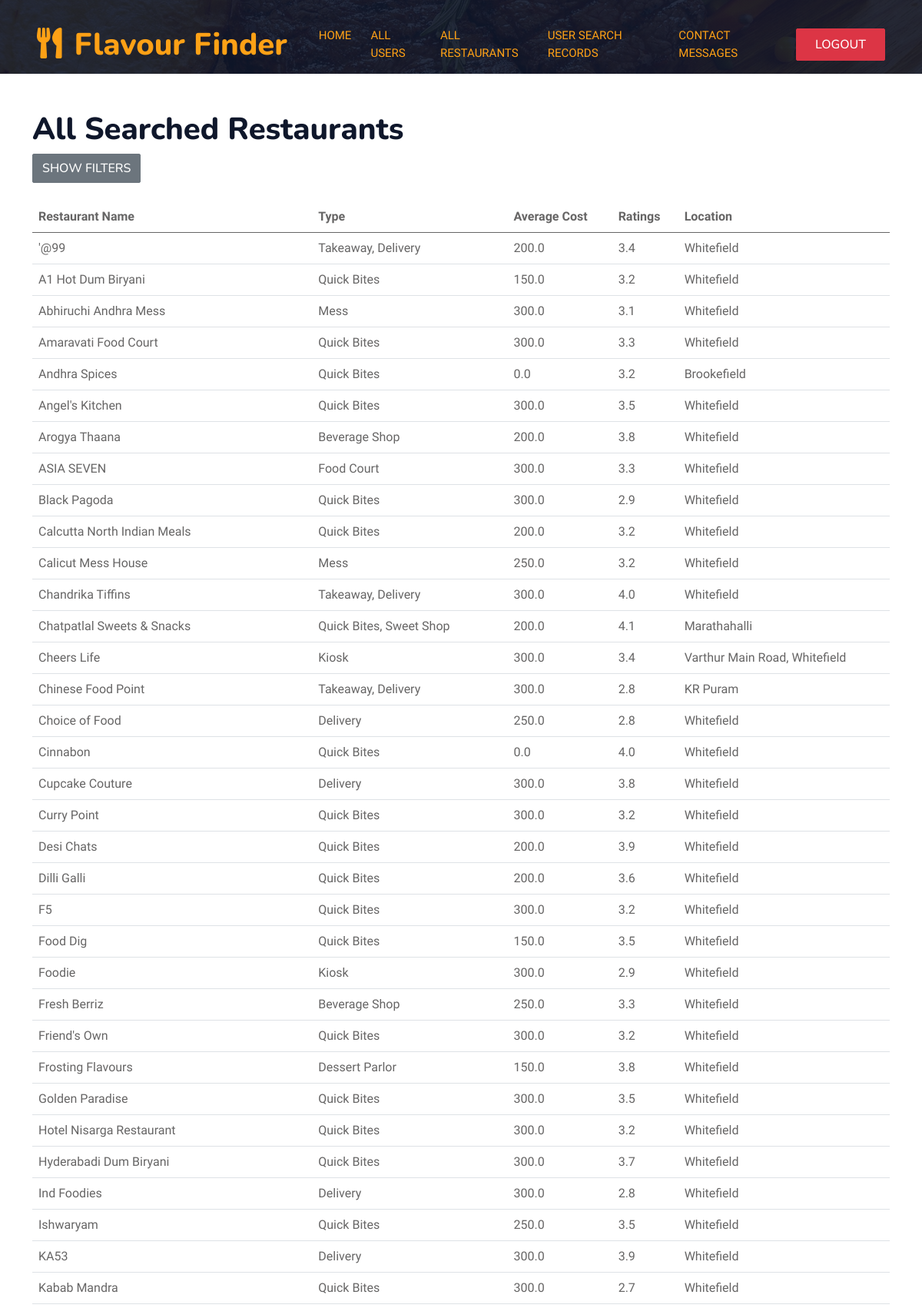
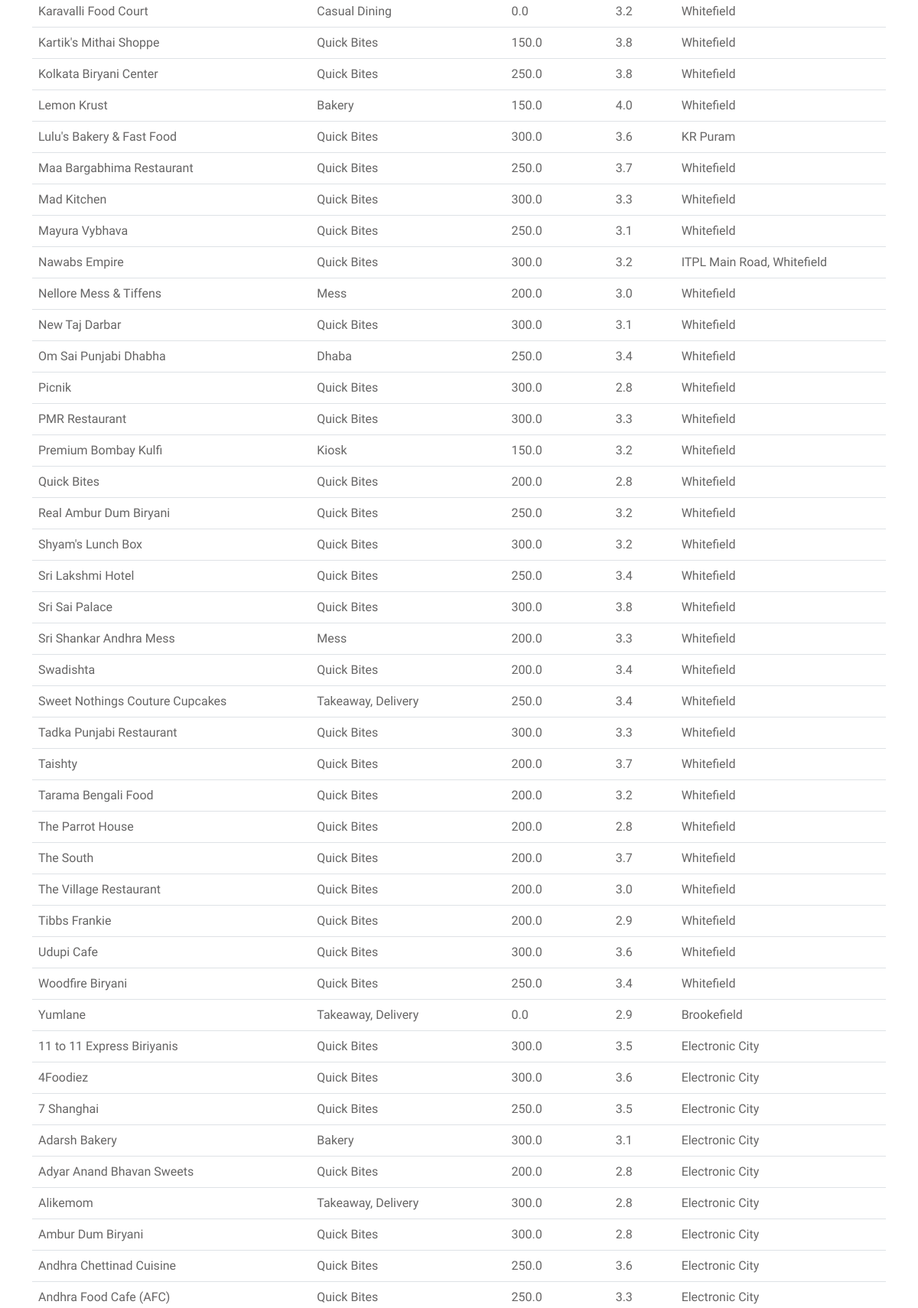
The page /all_searched_restaurants/ (signed in, upper part) on the database its author committed (2 pictures, top to bottom).
### restaurant_app/models.py (models this page shows, shortened)
class UserHistory(models.Model):
    user = models.ForeignKey(User, on_delete=models.CASCADE, related_name='history')
    restaurant_name = models.CharField(max_length=150)
    restaurant_type = models.CharField(max_length=100)
    rate = models.FloatField()
    num_of_ratings = models.IntegerField()
    avg_cost = models.FloatField()
    online_order = models.CharField(max_length=10)
    table_booking = models.CharField(max_length=10)
    cuisines_type = models.CharField(max_length=200)
    area = models.CharField(max_length=100)
    local_address = models.CharField(max_length=200)
    interaction_time = models.DateTimeField(auto_now_add=True)
    interaction_datetime = models.DateTimeField(null=True, blank=True)

### restaurant_app/views.py (the view)
# urls.py: path('all_searched_restaurants/', all_searched_restaurants, name='all_searched_restaurants'),
@login_required
def all_searched_restaurants(request):
    searched_restaurants = UserHistory.objects.values('restaurant_name', 'restaurant_type', 'avg_cost', 'rate','local_address').distinct()
    price_filter = request.GET.get('price_range')
    rating_filter = request.GET.get('rating')
    type_filter = request.GET.get('restaurant_type')
    if price_filter:
        searched_restaurants = searched_restaurants.filter(avg_cost__lte=float(price_filter))
    if rating_filter:
        searched_restaurants = searched_restaurants.filter(rate=rating_filter)
    if type_filter:
        searched_restaurants = searched_restaurants.filter(restaurant_type=type_filter)
    return render(request, 'all_searched_restaurants.html', {
        'searched_restaurants': searched_restaurants,
        'price_range': price_filter,
        'rating': rating_filter,
        'restaurant_type': type_filter,
    })

### restaurant_app/templates/all_searched_restaurants.html (shortened to what this page needs)
<!DOCTYPE html>
<html lang="en">
<head>
    {% load static %}
    <link href="https://cdnjs.cloudflare.com/ajax/libs/font-awesome/5.10.0/css/all.min.css" rel="stylesheet">
    <link href="https://cdn.jsdelivr.net/npm/bootstrap-icons@1.4.1/font/bootstrap-icons.css" rel="stylesheet">
    <link href="{% static 'lib/animate/animate.min.css' %}" rel="stylesheet">
    <link href="{% static 'lib/owlcarousel/assets/owl.carousel.min.css' %}" rel="stylesheet">
    <link href="{% static 'lib/tempusdominus/css/tempusdominus-bootstrap-4.min.css' %}" rel="stylesheet">
    <link href="{% static 'css/bootstrap.min.css' %}" rel="stylesheet">
    <link href="{% static 'css/style.css' %}" rel="stylesheet">
</head>
<body>
    <div class="container-xxl bg-white p-0">
        <div class="container-xxl position-relative p-0">
            <nav class="navbar navbar-expand-lg navbar-dark bg-dark px-4 px-lg-5 py-3 py-lg-0">
                <a href="{% url 'admin_dashboard' %}" class="navbar-brand p-0">
                    <h1 class="text-primary m-0"><i class="fa fa-utensils me-3"></i>Flavour Finder</h1>
                </a>
                <div class="collapse navbar-collapse" id="navbarCollapse">
                    <div class="navbar-nav ms-auto py-0 pe-4">
                        <a href="{% url 'admin_dashboard' %}" class="nav-item nav-link active">Home</a>
                        <a href="{% url 'all_users' %}" class="nav-item nav-link active">All Users</a>
                        <a href="{% url 'all_searched_restaurants' %}" class="nav-item nav-link active">All Restaurants</a>
                        <a href="{% url 'user_search_graph' %}" class="nav-item nav-link active">User Search Records</a>
                        <a href="{% url 'all_contacts' %}" class="nav-item nav-link active">Contact Messages</a>
                    </div>
                    <form method="POST" action="{% url 'logout' %}" class="d-inline">
                        <button type="submit" class="btn btn-danger py-2 px-4">Logout</button>
                    </form>
                </div>
            </nav>
            <div class="container-xxl py-5 bg-dark hero-header mb-5">
            </div>
        </div>
        {% block content %}
        <div class="container">
            <h1 class="mt-4">All Searched Restaurants</h1>
            <button id="filterToggle" class="btn btn-secondary mb-4">Show Filters</button>
            <div>
                <table class="table">
                    <thead>
                        <tr>
                            <th>Restaurant Name</th>
                            <th>Type</th>
                            <th>Average Cost</th>
                            <th>Ratings</th>
                            <th>Location</th>
                        </tr>
                    </thead>
                    <tbody>
                        {% for restaurant in searched_restaurants %}
                        <tr>
                            <td>{{ restaurant.restaurant_name }}</td>
                            <td>{{ restaurant.restaurant_type }}</td>
                            <td>{{ restaurant.avg_cost }}</td>
                            <td>{{ restaurant.rate }}</td>
                            <td>{{ restaurant.local_address }}</td>
                        </tr>
                        {% endfor %}
                    </tbody>
                </table>
            </div>
        </div>
        {% endblock %}
    </div>
</body>
</html>

### restaurant_app/static/css/style.css (style rules this page uses)
:root { --primary: #FEA116; --light: #F1F8FF; --dark: #0F172B; }
.btn { font-family: 'Nunito', sans-serif; font-weight: 500; text-transform: uppercase; transition: .5s; }
.btn.btn-primary, .btn.btn-secondary { color: #FFFFFF; }
.navbar-dark .navbar-nav .nav-link { position: relative; margin-left: 25px; padding: 35px 0; font-size: 15px; color: var(--light) !important; text-transform: uppercase; font-weight: 500; outline: none; transition: .5s; }
.navbar-dark .navbar-nav .nav-link:hover, .navbar-dark .navbar-nav .nav-link.active { color: var(--primary) !important; }
@media (min-width: 992px) { .navbar-dark { position: absolute; width: 100%; top: 0; left: 0; z-index: 999; background: transparent !important; } }
.hero-header { background: linear-gradient(rgba(15, 23, 43, .9), rgba(15, 23, 43, .9)), url(../img/bg-hero.jpg); background-position: center center; background-repeat: no-repeat; background-size: cover; }

### rows shown on the page
UserHistory: restaurant_name "11 to 11 Express Biriyanis", restaurant_type "Quick Bites", avg_cost "300.0", rate "3.5", local_address "Electronic City"
UserHistory: restaurant_name "4Foodiez", restaurant_type "Quick Bites", avg_cost "300.0", rate "3.6", local_address "Electronic City"
UserHistory: restaurant_name "7 Shanghai", restaurant_type "Quick Bites", avg_cost "250.0", rate "3.5", local_address "Electronic City"
UserHistory: restaurant_name "Adarsh Bakery", restaurant_type "Bakery", avg_cost "300.0", rate "3.1", local_address "Electronic City"
UserHistory: restaurant_name "Adyar Anand Bhavan Sweets", restaurant_type "Quick Bites", avg_cost "200.0", rate "2.8", local_address "Electronic City"
UserHistory: restaurant_name "Alikemom", restaurant_type "Takeaway, Delivery", avg_cost "300.0", rate "2.8", local_address "Electronic City"
UserHistory: restaurant_name "Ambur Dum Biryani", restaurant_type "Quick Bites", avg_cost "300.0", rate "2.8", local_address "Electronic City"
UserHistory: restaurant_name "Andhra Chettinad Cuisine", restaurant_type "Quick Bites", avg_cost "250.0", rate "3.6", local_address "Electronic City"
UserHistory: restaurant_name "Andhra Food Cafe (AFC)", restaurant_type "Quick Bites", avg_cost "250.0", rate "3.3", local_address "Electronic City"

### other values the page prints
{{ restaurant.restaurant_name }} "'@99" "A1 Hot Dum Biryani" "Abhiruchi Andhra Mess" "Amaravati Food Court" "Andhra Spices" "Angel's Kitchen" "Arogya Thaana" "ASIA SEVEN" "Black Pagoda" "Calcutta North Indian Meals" "Calicut Mess House" "Chandrika Tiffins" "Chatpatlal Sweets & Snacks" "Cheers Life" "Chinese Food Point" "Choice of Food" "Cinnabon" "Cupcake Couture" "Curry Point" "Desi Chats" "Dilli Galli" "F5" "Food Dig" "Foodie" "Fresh Berriz" "Friend's Own" "Frosting Flavours" "Golden Paradise" "Hotel Nisarga Restaurant" "Hyderabadi Dum Biryani" "Ind Foodies" "Ishwaryam" "KA53" "Kabab Mandra" "Karavalli Food Court" "Kartik's Mithai Shoppe" "Kolkata Biryani Center" "Lemon Krust" "Lulu's Bakery & Fast Food" "Maa Bargabhima Restaurant" "Mad Kitchen" "Mayura Vybhava" "Nawabs Empire" "Nellore Mess & Tiffens" "New Taj Darbar" "Om Sai Punjabi Dhabha" "Picnik" "PMR Restaurant" "Premium Bombay Kulfi" "Quick Bites" "Real Ambur Dum Biryani" "Shyam's Lunch Box" "Sri Lakshmi Hotel" "Sri Sai Palace" "Sri Shankar Andhra Mess" "Swadishta" "Sweet Nothings Couture Cupcakes" "Tadka Punjabi Restaurant" "Taishty" "Tarama Bengali Food" "The Parrot House" "The South" "The Village Restaurant" "Tibbs Frankie" "Udupi Cafe" "Woodfire Biryani" "Yumlane"
{{ restaurant.restaurant_type }} "Takeaway, Delivery" "Quick Bites" "Mess" "Quick Bites" "Quick Bites" "Quick Bites" "Beverage Shop" "Food Court" "Quick Bites" "Quick Bites" "Mess" "Takeaway, Delivery" "Quick Bites, Sweet Shop" "Kiosk" "Takeaway, Delivery" "Delivery" "Quick Bites" "Delivery" "Quick Bites" "Quick Bites" "Quick Bites" "Quick Bites" "Quick Bites" "Kiosk" "Beverage Shop" "Quick Bites" "Dessert Parlor" "Quick Bites" "Quick Bites" "Quick Bites" "Delivery" "Quick Bites" "Delivery" "Quick Bites" "Casual Dining" "Quick Bites" "Quick Bites" "Bakery" "Quick Bites" "Quick Bites" "Quick Bites" "Quick Bites" "Quick Bites" "Mess" "Quick Bites" "Dhaba" "Quick Bites" "Quick Bites" "Kiosk" "Quick Bites" "Quick Bites" "Quick Bites" "Quick Bites" "Quick Bites" "Mess" "Quick Bites" "Takeaway, Delivery" "Quick Bites" "Quick Bites" "Quick Bites" "Quick Bites" "Quick Bites" "Quick Bites" "Quick Bites" "Quick Bites" "Quick Bites" "Takeaway, Delivery"
{{ restaurant.avg_cost }} "200.0" "150.0" "300.0" "300.0" "0.0" "300.0" "200.0" "300.0" "300.0" "200.0" "250.0" "300.0" "200.0" "300.0" "300.0" "250.0" "0.0" "300.0" "300.0" "200.0" "200.0" "300.0" "150.0" "300.0" "250.0" "300.0" "150.0" "300.0" "300.0" "300.0" "300.0" "250.0" "300.0" "300.0" "0.0" "150.0" "250.0" "150.0" "300.0" "250.0" "300.0" "250.0" "300.0" "200.0" "300.0" "250.0" "300.0" "300.0" "150.0" "200.0" "250.0" "300.0" "250.0" "300.0" "200.0" "200.0" "250.0" "300.0" "200.0" "200.0" "200.0" "200.0" "200.0" "200.0" "300.0" "250.0" "0.0"
{{ restaurant.rate }} "3.4" "3.2" "3.1" "3.3" "3.2" "3.5" "3.8" "3.3" "2.9" "3.2" "3.2" "4.0" "4.1" "3.4" "2.8" "2.8" "4.0" "3.8" "3.2" "3.9" "3.6" "3.2" "3.5" "2.9" "3.3" "3.2" "3.8" "3.5" "3.2" "3.7" "2.8" "3.5" "3.9" "2.7" "3.2" "3.8" "3.8" "4.0" "3.6" "3.7" "3.3" "3.1" "3.2" "3.0" "3.1" "3.4" "2.8" "3.3" "3.2" "2.8" "3.2" "3.2" "3.4" "3.8" "3.3" "3.4" "3.4" "3.3" "3.7" "3.2" "2.8" "3.7" "3.0" "2.9" "3.6" "3.4" "2.9"
{{ restaurant.local_address }} "Whitefield" "Whitefield" "Whitefield" "Whitefield" "Brookefield" "Whitefield" "Whitefield" "Whitefield" "Whitefield" "Whitefield" "Whitefield" "Whitefield" "Marathahalli" "Varthur Main Road, Whitefield" "KR Puram" "Whitefield" "Whitefield" "Whitefield" "Whitefield" "Whitefield" "Whitefield" "Whitefield" "Whitefield" "Whitefield" "Whitefield" "Whitefield" "Whitefield" "Whitefield" "Whitefield" "Whitefield" "Whitefield" "Whitefield" "Whitefield" "Whitefield" "Whitefield" "Whitefield" "Whitefield" "Whitefield" "KR Puram" "Whitefield" "Whitefield" "Whitefield" "ITPL Main Road, Whitefield" "Whitefield" "Whitefield" "Whitefield" "Whitefield" "Whitefield" "Whitefield" "Whitefield" "Whitefield" "Whitefield" "Whitefield" "Whitefield" "Whitefield" "Whitefield" "Whitefield" "Whitefield" "Whitefield" "Whitefield" "Whitefield" "Whitefield" "Whitefield" "Whitefield" "Whitefield" "Whitefield" "Brookefield"
